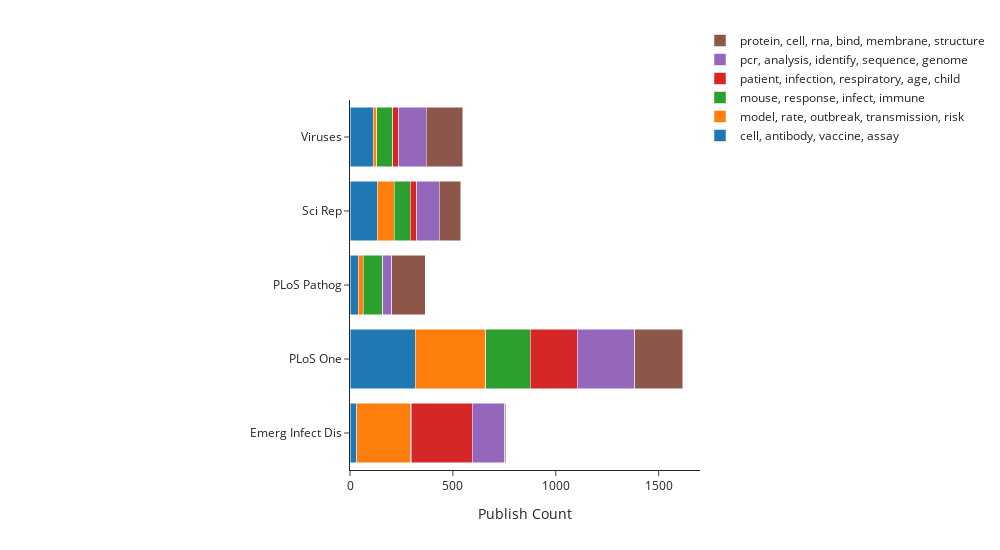

This figure's notebook cell:
### Code cell
bar(t.df[t.df.journal.isin(topjour)],"paper_id","journal",xtitle="Publish Count",colorby = "topic", aggregate = "nunique")

### Figure 1 — Plotly figure (JSON) as saved in the notebook; plotly's stock layout.template omitted (floating-point values rounded to 4 significant figures)
{"data": [{"name": "cell, antibody, vaccine, assay", "orientation": "h", "type": "bar", "x": [32, 316, 41, 133, 114], "y": ["Emerg Infect Dis", "PLoS One", "PLoS Pathog", "Sci Rep", "Viruses"]}, {"name": "model, rate, outbreak, transmission, risk", "orientation": "h", "type": "bar", "x": [263, 344, 23, 83, 17], "y": ["Emerg Infect Dis", "PLoS One", "PLoS Pathog", "Sci Rep", "Viruses"]}, {"name": "mouse, response, infect, immune", "orientation": "h", "type": "bar", "x": [3, 216, 92, 76, 76], "y": ["Emerg Infect Dis", "PLoS One", "PLoS Pathog", "Sci Rep", "Viruses"]}, {"name": "patient, infection, respiratory, age, child", "orientation": "h", "type": "bar", "x": [296, 228, 2, 33, 30], "y": ["Emerg Infect Dis", "PLoS One", "PLoS Pathog", "Sci Rep", "Viruses"]}, {"name": "pcr, analysis, identify, sequence, genome", "orientation": "h", "type": "bar", "x": [158, 280, 44, 108, 134], "y": ["Emerg Infect Dis", "PLoS One", "PLoS Pathog", "Sci Rep", "Viruses"]}, {"name": "protein, cell, rna, bind, membrane, structure", "orientation": "h", "type": "bar", "x": [5, 232, 163, 106, 178], "y": ["Emerg Infect Dis", "PLoS One", "PLoS Pathog", "Sci Rep", "Viruses"]}], "layout": {"autosize": false, "barmode": "stack", "height": 550, "legend": {"orientation": "v", "x": 1, "y": 1.2}, "margin": {"l": 350, "r": 10}, "showlegend": true, "width": 1000, "xaxis": {"title": {"text": "Publish Count"}}}}
